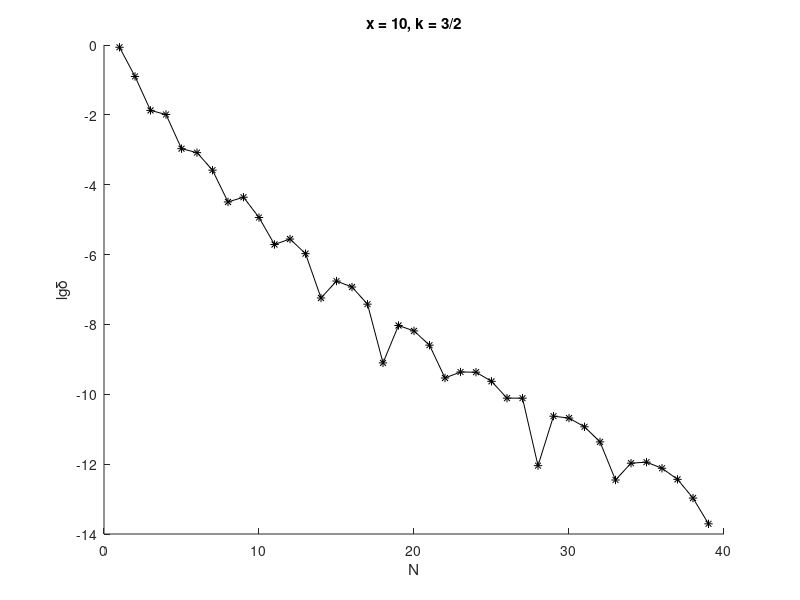

The MATLAB source for this figure:
clc
clear all
close all

d = [ 0.861311404766335709967025857417466308220047580314363247239434813600535873
	  0.125763276437836401024486884652082893756118654199173944242486844238327038
	  0.013413242254524646578882163712088036836160834432895706426762646334398239
	  0.010256385121307049928555051250382496066514332856977714182777268952235866
	  0.001076275337001626959270640988463483035202181461369771624382383036632909
	  0.000829296762882155815374188964575996288665771602617258614501508306773684
	  0.000261006675986310648722595665331618060481107151480250992430227222082201
	  3.2098293397999904730924580656524026005654581423207410791737953889013e-05
	  4.3875625279680687450947723094874941685606081105682841457605702295704e-05
	  1.1517762926742422613212543580920642915502451347229133305653246154372e-05
	  1.940465471962776440301361130620904138042301541056707897392847323429e-06
	  2.789653989045452128460858355303700131725732577740851697476114746847e-06
	  1.062083563911503038808204230167238885114978444777826673498555891879e-06
	  5.7164731381154249020748603891526018668334315261332746635820603363e-08
	  1.74325443550349265748577241403752099966727767664693959687325269381e-07
	  1.1777750344032291223558434539147034080288096049141451171266239434e-07
	  3.8031011389994580264865443125790962320213184234508025727406706949e-08
	  7.92467778143138731862639666507398550196222932203885670148538313e-10
	  9.322251444882163162057204200530526831313035403696786761880144086e-09
	  6.517384107996058151082878202477944236496099287130478498839104647e-09
	  2.545171121786714220308244218634396840885405733321614143667796389e-09
	  2.92810514884530456417217912241250149836039379910572525847095891e-10
	  4.34655281588234848620761180582480520771770939408586854678838442e-10
	  4.29287312110167154431973054813165939374722839276463925495834316e-10
	  2.35039033789176131071797187989606520114971214401637188604594185e-10
	  7.7520320323696005498373289736170233956839659401643908927602259e-11
	  7.7520320323696005498373289736170233956839659401643908927602259e-11
	  9.04728632618295154221271347504028258298458951339425213479507e-13
	  2.3603243840854879123768094433394309603972052399326114282523987e-11
	  2.0834378816577071495994199798815897565015446448515001262113313e-11
	  1.1723704675101674112543869927356874845226624315873995326115487e-11
	  4.338990292787347678507125142715591756753382562746498989290473e-12
	  3.51463838668296465544618633904764540886316870763356552184742e-13
	  1.065103325531085050457002167213355158567828941374982485528727e-12
	  1.142496080781554666391614699519738389500606651714662386681972e-12
	  7.61732419616464005937899220676811839208508005313555318326668e-13
	  3.67500008623195023134671308083681194325006654142889910850912e-13
	  1.06796513790703098911991125855667014625970748337879938851661e-13
	  1.9554687662711996766990750042430430006342969029594412182098e-14
	];

N = 1:length(d);

xlabel('N'); ylabel('lg\delta');
title('x = 10, k = 3/2')
hold on
plot(N, log10(d), 'k*-');
